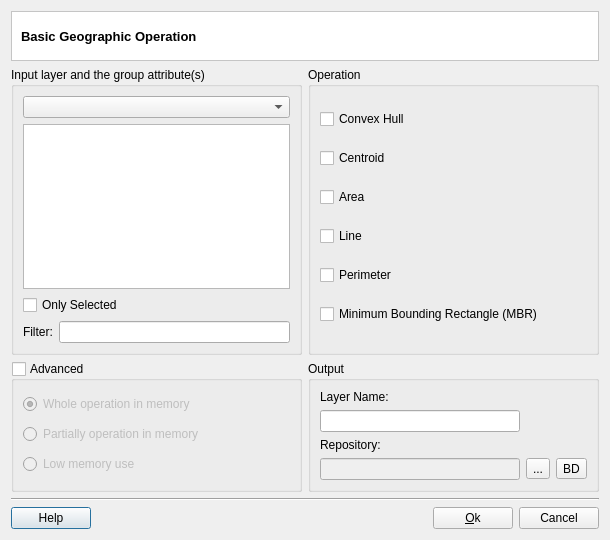
<?xml version="1.0" encoding="UTF-8"?>
<ui version="4.0">
 <class>BasicGeographicOperationDialogForm</class>
 <widget class="QDialog" name="BasicGeographicOperationDialogForm">
  <property name="geometry">
   <rect>
    <x>0</x>
    <y>0</y>
    <width>610</width>
    <height>540</height>
   </rect>
  </property>
  <property name="windowTitle">
   <string>Basic Geographic Operation</string>
  </property>
  <layout class="QGridLayout" name="gridLayout_9">
   <item row="0" column="0">
    <layout class="QGridLayout" name="gridLayout_8">
     <item row="0" column="0">
      <widget class="QFrame" name="frame_2">
       <property name="styleSheet">
        <string notr="true">QWidget { background: white }</string>
       </property>
       <property name="frameShape">
        <enum>QFrame::StyledPanel</enum>
       </property>
       <property name="frameShadow">
        <enum>QFrame::Sunken</enum>
       </property>
       <layout class="QGridLayout" name="gridLayout" columnstretch="1,0">
        <property name="topMargin">
         <number>0</number>
        </property>
        <property name="bottomMargin">
         <number>0</number>
        </property>
        <property name="horizontalSpacing">
         <number>9</number>
        </property>
        <item row="0" column="0">
         <widget class="QLabel" name="m_datasourceTypeTitleLabel">
          <property name="font">
           <font>
            <pointsize>10</pointsize>
            <weight>75</weight>
            <bold>true</bold>
           </font>
          </property>
          <property name="text">
           <string>Basic Geographic Operation</string>
          </property>
         </widget>
        </item>
        <item row="0" column="1">
         <widget class="QLabel" name="m_imgLabel">
          <property name="minimumSize">
           <size>
            <width>112</width>
            <height>48</height>
           </size>
          </property>
          <property name="maximumSize">
           <size>
            <width>48</width>
            <height>48</height>
           </size>
          </property>
          <property name="text">
           <string/>
          </property>
         </widget>
        </item>
       </layout>
      </widget>
     </item>
     <item row="1" column="0">
      <layout class="QGridLayout" name="gridLayout_7">
       <item row="0" column="0">
        <widget class="QGroupBox" name="m_inputLayerGroupBox">
         <property name="minimumSize">
          <size>
           <width>0</width>
           <height>0</height>
          </size>
         </property>
         <property name="title">
          <string>Input layer and the group attribute(s)</string>
         </property>
         <layout class="QGridLayout" name="gridLayout_5">
          <item row="0" column="0">
           <widget class="QComboBox" name="m_layersComboBox"/>
          </item>
          <item row="1" column="0">
           <widget class="QListWidget" name="m_propertieslistWidget">
            <property name="selectionMode">
             <enum>QAbstractItemView::MultiSelection</enum>
            </property>
           </widget>
          </item>
          <item row="2" column="0">
           <widget class="QCheckBox" name="m_onlySelectedCheckBox">
            <property name="text">
             <string>Only Selected</string>
            </property>
           </widget>
          </item>
          <item row="3" column="0">
           <layout class="QGridLayout" name="gridLayout_4">
            <item row="0" column="0">
             <widget class="QLabel" name="label_6">
              <property name="text">
               <string>Filter:</string>
              </property>
             </widget>
            </item>
            <item row="0" column="1">
             <widget class="QLineEdit" name="m_filterLineEdit"/>
            </item>
           </layout>
          </item>
         </layout>
        </widget>
       </item>
       <item row="0" column="1">
        <widget class="QGroupBox" name="m_operationGroupBox">
         <property name="minimumSize">
          <size>
           <width>275</width>
           <height>0</height>
          </size>
         </property>
         <property name="title">
          <string>Operation</string>
         </property>
         <layout class="QGridLayout" name="gridLayout_6">
          <item row="0" column="0">
           <widget class="QCheckBox" name="m_convexHullCheckBox">
            <property name="enabled">
             <bool>true</bool>
            </property>
            <property name="text">
             <string>Convex Hull</string>
            </property>
           </widget>
          </item>
          <item row="1" column="0">
           <widget class="QCheckBox" name="m_centroidCheckBox">
            <property name="enabled">
             <bool>true</bool>
            </property>
            <property name="text">
             <string>Centroid</string>
            </property>
           </widget>
          </item>
          <item row="2" column="0">
           <widget class="QCheckBox" name="m_areaCheckBox">
            <property name="enabled">
             <bool>true</bool>
            </property>
            <property name="text">
             <string>Area</string>
            </property>
           </widget>
          </item>
          <item row="3" column="0">
           <widget class="QCheckBox" name="m_lineLengthCheckBox">
            <property name="enabled">
             <bool>true</bool>
            </property>
            <property name="text">
             <string>Line</string>
            </property>
           </widget>
          </item>
          <item row="4" column="0">
           <widget class="QCheckBox" name="m_perimeterPolygonsCheckBox">
            <property name="enabled">
             <bool>true</bool>
            </property>
            <property name="text">
             <string>Perimeter</string>
            </property>
           </widget>
          </item>
          <item row="5" column="0">
           <widget class="QCheckBox" name="m_mbrCheckBox">
            <property name="enabled">
             <bool>true</bool>
            </property>
            <property name="text">
             <string>Minimum Bounding Rectangle (MBR)</string>
            </property>
           </widget>
          </item>
         </layout>
        </widget>
       </item>
       <item row="1" column="0">
        <widget class="QGroupBox" name="m_advancedOptionsGroupBox">
         <property name="sizePolicy">
          <sizepolicy hsizetype="MinimumExpanding" vsizetype="Preferred">
           <horstretch>0</horstretch>
           <verstretch>0</verstretch>
          </sizepolicy>
         </property>
         <property name="title">
          <string>Advanced</string>
         </property>
         <property name="flat">
          <bool>false</bool>
         </property>
         <property name="checkable">
          <bool>true</bool>
         </property>
         <property name="checked">
          <bool>false</bool>
         </property>
         <layout class="QVBoxLayout" name="verticalLayout">
          <item>
           <widget class="QRadioButton" name="m_wholeMemRadioButton">
            <property name="toolTip">
             <string>operation with all layers in memory</string>
            </property>
            <property name="text">
             <string>Whole operation in memory</string>
            </property>
            <property name="checked">
             <bool>true</bool>
            </property>
           </widget>
          </item>
          <item>
           <widget class="QRadioButton" name="m_partiallyMemRadioButton">
            <property name="toolTip">
             <string>operation with only one layer in memory</string>
            </property>
            <property name="text">
             <string>Partially operation in memory</string>
            </property>
           </widget>
          </item>
          <item>
           <widget class="QRadioButton" name="m_lowMemRadioButton">
            <property name="toolTip">
             <string>operation without memory use</string>
            </property>
            <property name="text">
             <string>Low memory use</string>
            </property>
           </widget>
          </item>
         </layout>
        </widget>
       </item>
       <item row="1" column="1">
        <widget class="QGroupBox" name="groupBox_2">
         <property name="sizePolicy">
          <sizepolicy hsizetype="Preferred" vsizetype="Preferred">
           <horstretch>0</horstretch>
           <verstretch>0</verstretch>
          </sizepolicy>
         </property>
         <property name="title">
          <string>Output</string>
         </property>
         <layout class="QGridLayout" name="gridLayout_3">
          <item row="1" column="0">
           <widget class="QLineEdit" name="m_newLayerNameLineEdit"/>
          </item>
          <item row="3" column="2">
           <widget class="QToolButton" name="m_targetDatasourceToolButton">
            <property name="minimumSize">
             <size>
              <width>0</width>
              <height>0</height>
             </size>
            </property>
            <property name="text">
             <string>BD</string>
            </property>
           </widget>
          </item>
          <item row="2" column="0">
           <widget class="QLabel" name="label_4">
            <property name="text">
             <string>Repository:</string>
            </property>
           </widget>
          </item>
          <item row="3" column="1">
           <widget class="QToolButton" name="m_targetFileToolButton">
            <property name="minimumSize">
             <size>
              <width>0</width>
              <height>0</height>
             </size>
            </property>
            <property name="text">
             <string>...</string>
            </property>
           </widget>
          </item>
          <item row="3" column="0">
           <widget class="QLineEdit" name="m_repositoryLineEdit">
            <property name="enabled">
             <bool>false</bool>
            </property>
           </widget>
          </item>
          <item row="0" column="0">
           <widget class="QLabel" name="label_3">
            <property name="text">
             <string>Layer Name:</string>
            </property>
           </widget>
          </item>
         </layout>
        </widget>
       </item>
      </layout>
     </item>
     <item row="2" column="0">
      <widget class="Line" name="line_2">
       <property name="orientation">
        <enum>Qt::Horizontal</enum>
       </property>
      </widget>
     </item>
     <item row="3" column="0">
      <layout class="QGridLayout" name="gridLayout_2">
       <item row="0" column="0">
        <widget class="QPushButton" name="m_helpPushButton">
         <property name="text">
          <string>Help</string>
         </property>
        </widget>
       </item>
       <item row="0" column="1">
        <spacer name="horizontalSpacer">
         <property name="orientation">
          <enum>Qt::Horizontal</enum>
         </property>
         <property name="sizeHint" stdset="0">
          <size>
           <width>40</width>
           <height>20</height>
          </size>
         </property>
        </spacer>
       </item>
       <item row="0" column="2">
        <widget class="QPushButton" name="m_okPushButton">
         <property name="text">
          <string>&amp;Ok</string>
         </property>
        </widget>
       </item>
       <item row="0" column="3">
        <widget class="QPushButton" name="m_cancelPushButton">
         <property name="text">
          <string>Cancel</string>
         </property>
        </widget>
       </item>
      </layout>
     </item>
    </layout>
   </item>
  </layout>
 </widget>
 <resources/>
 <connections/>
</ui>
